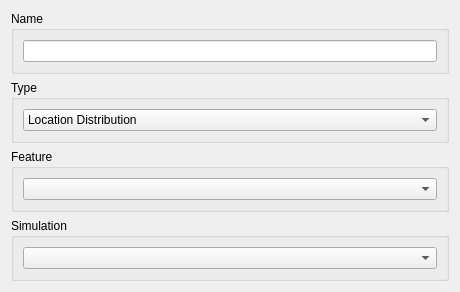
<?xml version="1.0" encoding="UTF-8"?>
<ui version="4.0">
 <class>WindLabGui::DlgWindLabFeaturesCreation</class>
 <widget class="QWidget" name="WindLabGui::DlgWindLabFeaturesCreation">
  <property name="geometry">
   <rect>
    <x>0</x>
    <y>0</y>
    <width>460</width>
    <height>277</height>
   </rect>
  </property>
  <property name="windowTitle">
   <string>WindLab Features</string>
  </property>
  <property name="sizeGripEnabled" stdset="0">
   <bool>true</bool>
  </property>
  <layout class="QGridLayout" name="gridLayout">
   <item row="2" column="0">
    <widget class="QGroupBox" name="GroupBox5_4">
     <property name="title">
      <string>Type</string>
     </property>
     <layout class="QGridLayout" name="_5">
      <property name="leftMargin">
       <number>9</number>
      </property>
      <property name="topMargin">
       <number>9</number>
      </property>
      <property name="rightMargin">
       <number>9</number>
      </property>
      <property name="bottomMargin">
       <number>9</number>
      </property>
      <property name="spacing">
       <number>6</number>
      </property>
      <item row="0" column="0">
       <widget class="QComboBox" name="featureTypeComboBox">
        <property name="sizePolicy">
         <sizepolicy hsizetype="Minimum" vsizetype="Preferred">
          <horstretch>0</horstretch>
          <verstretch>0</verstretch>
         </sizepolicy>
        </property>
        <property name="maxVisibleItems">
         <number>16</number>
        </property>
        <item>
         <property name="text">
          <string>Location Distribution</string>
         </property>
         <property name="icon">
          <iconset resource="Resources/WindLab.qrc">
           <normaloff>:/icons/WindLabFeatures/WindLab_Feature_LocationObj.svg</normaloff>:/icons/WindLabFeatures/WindLab_Feature_LocationObj.svg</iconset>
         </property>
        </item>
        <item>
         <property name="text">
          <string>Mean Wind Profile</string>
         </property>
         <property name="icon">
          <iconset resource="Resources/WindLab.qrc">
           <normaloff>:/icons/WindLabFeatures/WindLab_Feature_MeanObj.svg</normaloff>:/icons/WindLabFeatures/WindLab_Feature_MeanObj.svg</iconset>
         </property>
        </item>
        <item>
         <property name="text">
          <string>Along Wind Spectrum</string>
         </property>
         <property name="icon">
          <iconset resource="Resources/WindLab.qrc">
           <normaloff>:/icons/WindLabFeatures/WindLab_Feature_SpectrumXObj.svg</normaloff>:/icons/WindLabFeatures/WindLab_Feature_SpectrumXObj.svg</iconset>
         </property>
        </item>
        <item>
         <property name="text">
          <string>Vertical Wind Spectrum</string>
         </property>
         <property name="icon">
          <iconset resource="Resources/WindLab.qrc">
           <normaloff>:/icons/WindLabFeatures/WindLab_Feature_SpectrumZObj.svg</normaloff>:/icons/WindLabFeatures/WindLab_Feature_SpectrumZObj.svg</iconset>
         </property>
        </item>
        <item>
         <property name="text">
          <string>Across Wind Spectrum</string>
         </property>
         <property name="icon">
          <iconset resource="Resources/WindLab.qrc">
           <normaloff>:/icons/WindLabFeatures/WindLab_Feature_SpectrumYObj.svg</normaloff>:/icons/WindLabFeatures/WindLab_Feature_SpectrumYObj.svg</iconset>
         </property>
        </item>
        <item>
         <property name="text">
          <string>Spectrum Decomposition Method</string>
         </property>
         <property name="icon">
          <iconset resource="Resources/WindLab.qrc">
           <normaloff>:/icons/WindLabFeatures/WindLab_Feature_DecomposedSpectrumObj.svg</normaloff>:/icons/WindLabFeatures/WindLab_Feature_DecomposedSpectrumObj.svg</iconset>
         </property>
        </item>
        <item>
         <property name="text">
          <string>Coherence Function</string>
         </property>
         <property name="icon">
          <iconset resource="Resources/WindLab.qrc">
           <normaloff>:/icons/WindLabFeatures/WindLab_Feature_CoherenceObj.svg</normaloff>:/icons/WindLabFeatures/WindLab_Feature_CoherenceObj.svg</iconset>
         </property>
        </item>
        <item>
         <property name="text">
          <string>Simulation Method</string>
         </property>
         <property name="icon">
          <iconset resource="Resources/WindLab.qrc">
           <normaloff>:/icons/WindLabFeatures/WindLab_Feature_SimulationMethodObj.svg</normaloff>:/icons/WindLabFeatures/WindLab_Feature_SimulationMethodObj.svg</iconset>
         </property>
        </item>
        <item>
         <property name="text">
          <string>Frequency Distribution</string>
         </property>
         <property name="icon">
          <iconset resource="Resources/WindLab.qrc">
           <normaloff>:/icons/WindLabFeatures/WindLab_Feature_FrequencyObj.svg</normaloff>:/icons/WindLabFeatures/WindLab_Feature_FrequencyObj.svg</iconset>
         </property>
        </item>
        <item>
         <property name="text">
          <string>Randomness Provider</string>
         </property>
         <property name="icon">
          <iconset resource="Resources/WindLab.qrc">
           <normaloff>:/icons/WindLabFeatures/WindLab_Feature_RandomnessProviderObj.svg</normaloff>:/icons/WindLabFeatures/WindLab_Feature_RandomnessProviderObj.svg</iconset>
         </property>
        </item>
        <item>
         <property name="text">
          <string>Modulation Function</string>
         </property>
         <property name="icon">
          <iconset resource="Resources/WindLab.qrc">
           <normaloff>:/icons/WindLabFeatures/WindLab_Feature_ModulationObj.svg</normaloff>:/icons/WindLabFeatures/WindLab_Feature_ModulationObj.svg</iconset>
         </property>
        </item>
        <item>
         <property name="text">
          <string>Correlation Function</string>
         </property>
         <property name="icon">
          <iconset resource="Resources/WindLab.qrc">
           <normaloff>:/icons/WindLabFeatures/WindLab_Feature_CorrelationObj.svg</normaloff>:/icons/WindLabFeatures/WindLab_Feature_CorrelationObj.svg</iconset>
         </property>
        </item>
        <item>
         <property name="text">
          <string>Table Tool</string>
         </property>
         <property name="icon">
          <iconset resource="Resources/WindLab.qrc">
           <normaloff>:/icons/WindLabFeatures/WindLab_Feature_TableToolObj.svg</normaloff>:/icons/WindLabFeatures/WindLab_Feature_TableToolObj.svg</iconset>
         </property>
        </item>
        <item>
         <property name="text">
          <string>Matrix Tool</string>
         </property>
         <property name="icon">
          <iconset resource="Resources/WindLab.qrc">
           <normaloff>:/icons/WindLabFeatures/WindLab_Feature_LocationObj.svg</normaloff>:/icons/WindLabFeatures/WindLab_Feature_LocationObj.svg</iconset>
         </property>
        </item>
        <item>
         <property name="text">
          <string>Cumulative Probability Distribution</string>
         </property>
         <property name="icon">
          <iconset resource="Resources/WindLab.qrc">
           <normaloff>:/icons/WindLabFeatures/WindLab_Feature_MatrixToolObj.svg</normaloff>:/icons/WindLabFeatures/WindLab_Feature_MatrixToolObj.svg</iconset>
         </property>
        </item>
        <item>
         <property name="text">
          <string>Gust Factor</string>
         </property>
         <property name="icon">
          <iconset resource="Resources/WindLab.qrc">
           <normaloff>:/icons/WindLabFeatures/WindLab_Feature_GustFactorObj.svg</normaloff>:/icons/WindLabFeatures/WindLab_Feature_GustFactorObj.svg</iconset>
         </property>
        </item>
        <item>
         <property name="text">
          <string>Kurtosis</string>
         </property>
         <property name="icon">
          <iconset resource="Resources/WindLab.qrc">
           <normaloff>:/icons/WindLabFeatures/WindLab_Feature_KurtosisObj.svg</normaloff>:/icons/WindLabFeatures/WindLab_Feature_KurtosisObj.svg</iconset>
         </property>
        </item>
        <item>
         <property name="text">
          <string>Peak Factor</string>
         </property>
         <property name="icon">
          <iconset resource="Resources/WindLab.qrc">
           <normaloff>:/icons/WindLabFeatures/WindLab_Feature_PeakFactorObj.svg</normaloff>:/icons/WindLabFeatures/WindLab_Feature_PeakFactorObj.svg</iconset>
         </property>
        </item>
        <item>
         <property name="text">
          <string>Probability Density Function</string>
         </property>
         <property name="icon">
          <iconset resource="Resources/WindLab.qrc">
           <normaloff>:/icons/WindLabFeatures/WindLab_Feature_PDFObj.svg</normaloff>:/icons/WindLabFeatures/WindLab_Feature_PDFObj.svg</iconset>
         </property>
        </item>
        <item>
         <property name="text">
          <string>Terrain Roughness</string>
         </property>
         <property name="icon">
          <iconset resource="Resources/WindLab.qrc">
           <normaloff>:/icons/WindLabFeatures/WindLab_Feature_RoughnessObj.svg</normaloff>:/icons/WindLabFeatures/WindLab_Feature_RoughnessObj.svg</iconset>
         </property>
        </item>
        <item>
         <property name="text">
          <string>Shear Velocity of Flow</string>
         </property>
         <property name="icon">
          <iconset resource="Resources/WindLab.qrc">
           <normaloff>:/icons/WindLabFeatures/WindLab_Feature_ShearVelocityObj.svg</normaloff>:/icons/WindLabFeatures/WindLab_Feature_ShearVelocityObj.svg</iconset>
         </property>
        </item>
        <item>
         <property name="text">
          <string>Skewness</string>
         </property>
         <property name="icon">
          <iconset resource="Resources/WindLab.qrc">
           <normaloff>:/icons/WindLabFeatures/WindLab_Feature_SkewnessObj.svg</normaloff>:/icons/WindLabFeatures/WindLab_Feature_SkewnessObj.svg</iconset>
         </property>
        </item>
        <item>
         <property name="text">
          <string>Standard Deviation</string>
         </property>
         <property name="icon">
          <iconset resource="Resources/WindLab.qrc">
           <normaloff>:/icons/WindLabFeatures/WindLab_Feature_StandardDeviationObj.svg</normaloff>:/icons/WindLabFeatures/WindLab_Feature_StandardDeviationObj.svg</iconset>
         </property>
        </item>
        <item>
         <property name="text">
          <string>Turbulence Intensity</string>
         </property>
         <property name="icon">
          <iconset resource="Resources/WindLab.qrc">
           <normaloff>:/icons/WindLabFeatures/WindLab_Feature_TurbulenceIntensityObj.svg</normaloff>:/icons/WindLabFeatures/WindLab_Feature_TurbulenceIntensityObj.svg</iconset>
         </property>
        </item>
        <item>
         <property name="text">
          <string>Turbulence Scale</string>
         </property>
         <property name="icon">
          <iconset resource="Resources/WindLab.qrc">
           <normaloff>:/icons/WindLabFeatures/WindLab_Feature_TurbulenceScaleObj.svg</normaloff>:/icons/WindLabFeatures/WindLab_Feature_TurbulenceScaleObj.svg</iconset>
         </property>
        </item>
        <item>
         <property name="text">
          <string>Variance</string>
         </property>
         <property name="icon">
          <iconset resource="Resources/WindLab.qrc">
           <normaloff>:/icons/WindLabFeatures/WindLab_Feature_VarianceObj.svg</normaloff>:/icons/WindLabFeatures/WindLab_Feature_VarianceObj.svg</iconset>
         </property>
        </item>
        <item>
         <property name="text">
          <string>Wave Passage Effect</string>
         </property>
         <property name="icon">
          <iconset resource="Resources/WindLab.qrc">
           <normaloff>:/icons/WindLabFeatures/WindLab_Feature_WavePassageObj.svg</normaloff>:/icons/WindLabFeatures/WindLab_Feature_WavePassageObj.svg</iconset>
         </property>
        </item>
        <item>
         <property name="text">
          <string>User Defined RPS Feature</string>
         </property>
         <property name="icon">
          <iconset resource="Resources/WindLab.qrc">
           <normaloff>:/icons/WindLabFeatures/WindLab_Feature_UserDefinedObj.svg</normaloff>:/icons/WindLabFeatures/WindLab_Feature_UserDefinedObj.svg</iconset>
         </property>
        </item>
       </widget>
      </item>
     </layout>
    </widget>
   </item>
   <item row="4" column="0">
    <widget class="QGroupBox" name="GroupBox5_2">
     <property name="title">
      <string>Simulation</string>
     </property>
     <layout class="QGridLayout" name="_4">
      <property name="leftMargin">
       <number>9</number>
      </property>
      <property name="topMargin">
       <number>9</number>
      </property>
      <property name="rightMargin">
       <number>9</number>
      </property>
      <property name="bottomMargin">
       <number>9</number>
      </property>
      <property name="spacing">
       <number>6</number>
      </property>
      <item row="0" column="0">
       <widget class="QComboBox" name="SimulationComboBox"/>
      </item>
     </layout>
    </widget>
   </item>
   <item row="0" column="0">
    <widget class="QGroupBox" name="GroupBox5_3">
     <property name="title">
      <string>Name</string>
     </property>
     <layout class="QGridLayout" name="_3">
      <property name="leftMargin">
       <number>9</number>
      </property>
      <property name="topMargin">
       <number>9</number>
      </property>
      <property name="rightMargin">
       <number>9</number>
      </property>
      <property name="bottomMargin">
       <number>9</number>
      </property>
      <property name="spacing">
       <number>6</number>
      </property>
      <item row="0" column="0">
       <widget class="QLineEdit" name="nameLineEdit"/>
      </item>
     </layout>
    </widget>
   </item>
   <item row="3" column="0">
    <widget class="QGroupBox" name="GroupBox5_5">
     <property name="title">
      <string>Feature</string>
     </property>
     <layout class="QGridLayout" name="_6">
      <property name="leftMargin">
       <number>9</number>
      </property>
      <property name="topMargin">
       <number>9</number>
      </property>
      <property name="rightMargin">
       <number>9</number>
      </property>
      <property name="bottomMargin">
       <number>9</number>
      </property>
      <property name="spacing">
       <number>6</number>
      </property>
      <item row="0" column="0">
       <widget class="QComboBox" name="featureComboBox"/>
      </item>
     </layout>
    </widget>
   </item>
  </layout>
 </widget>
 <layoutdefault spacing="6" margin="11"/>
 <resources>
  <include location="Resources/WindLab.qrc"/>
 </resources>
 <connections/>
</ui>
